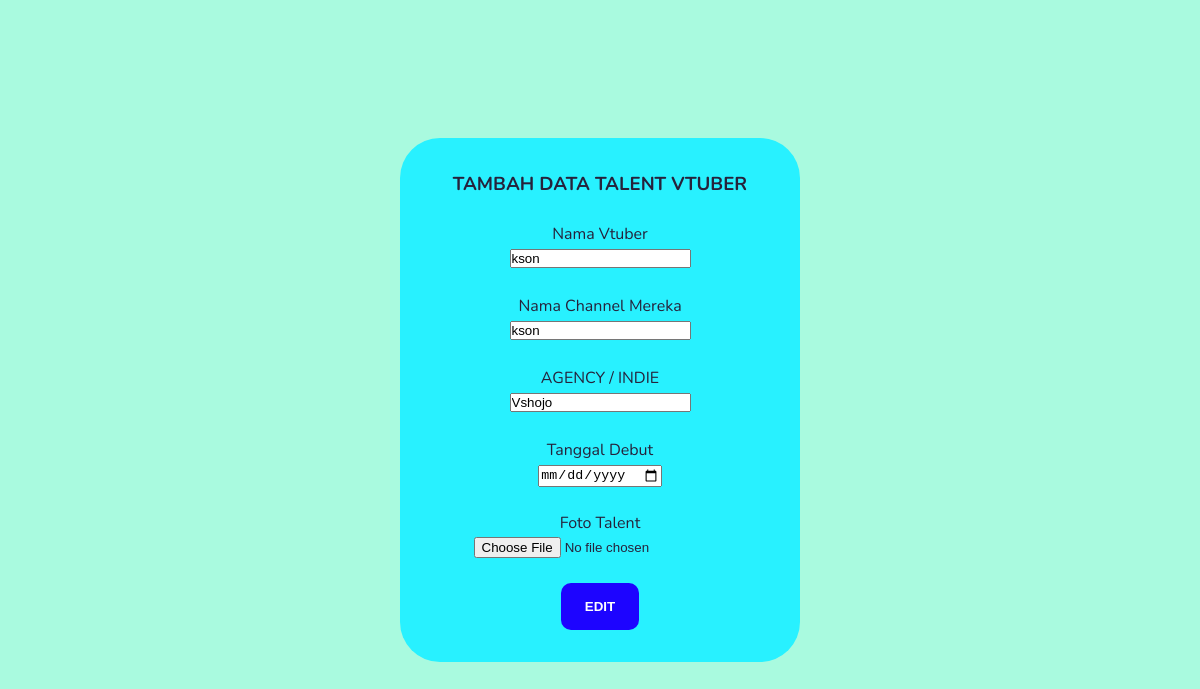
Screenshot of /editform.php?id=10 with the database file from the repository.
### tables this page shows
CREATE TABLE `agency` (
  `id` int(11) NOT NULL,
  `nama` varchar(100) NOT NULL,
  `ytname` varchar(50) NOT NULL,
  `status` varchar(50) NOT NULL,
  `debut` varchar(20) NOT NULL,
  `gambar` varchar(50) NOT NULL
);

### editform.php (the view, shortened to what this page needs)
<?php
    require 'config.php';
    if (isset($_GET['id'])) {
        $id = $_GET['id'];
    }
    $result = mysqli_query($db, "SELECT * FROM agency WHERE id = '$id' ");
    $row = mysqli_fetch_array($result);
?>
<!DOCTYPE html>
<html lang="en">
<head>
    <link rel="stylesheet" href="styleAdd.css">
</head>
<body>
    <div class="form">
        <h3>TAMBAH DATA TALENT VTUBER</h3><br>
        <form action="" method="post" enctype="multipart/form-data">
            <label for="">Nama Vtuber</label><br>
            <input type="text" name="nama" value=<?=$row['nama'];?>> <br><br>
            <label for="">Nama Channel Mereka</label><br>
            <input type="text" name="ytname" value=<?=$row['ytname'];?>> <br><br>
            <label for="">AGENCY / INDIE</label> <br>
            <input type="text" name="status" value=<?=$row['status'];?>> <br><br>
            <label for="">Tanggal Debut</label><br>
            <input type="date" name="debut"><br><br>
            <label for="">Foto Talent</label><br>
            <input type="file" name="gambar"><br><br>
            <button type="submit" name='submit' class="submit">EDIT</button>
        </form>
    </div>
</body>
</html>

### styleAdd.css (style rules this page uses)
* { margin: 0; padding: 0; box-sizing: border-box; }
body { font-family: "Nunito", sans-serif; color: #26223B; background-color : rgb(169, 250, 223); background-position:right center; background-size: cover; position:relative; margin: 0px; background-attachment: fixed; line-height: 1.5; display: flex; height: 100vh; flex-direction: column; align-items: center; justify-content: center; text-align: center; }
.form { border-radius: 40px; background: #28f1ff; width: 400px; padding: 2rem; }
.submit { border-radius: 10px; background: #1d04ff; color: #ffffff; font-weight: bold; padding: 1rem 1.5rem; border: none; cursor: pointer; }

### rows the page displays
agency: nama "kson", ytname "kson", status "Vshojo"
